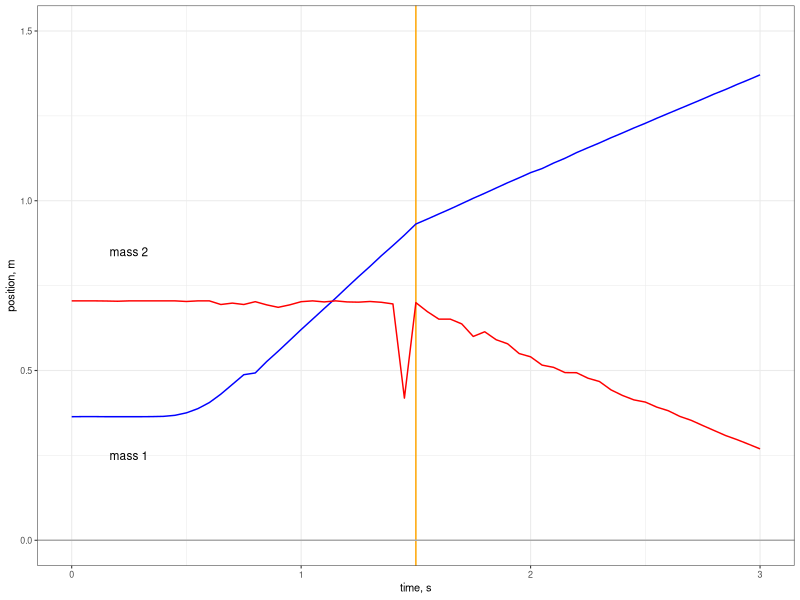

Write the R code that produced this figure.
library('tidyverse')
raw <- read.csv('inelastic.csv')
data <- select(raw,c('Data.Set.28.Time.s.','Data.Set.28.Position.1.m.','Data.Set.28.Position.2.m.'))
data<-rename(data, t=Data.Set.28.Time.s.,x1=Data.Set.28.Position.1.m.,x2=Data.Set.28.Position.2.m.)
#data<-mutate(data,
#x1=1.8-1.5*x1)

fig2<-ggplot(data)+geom_vline(aes(xintercept=1.5),color="orange")+geom_hline(yintercept=0,color="darkgray")+geom_line(aes(x=t,y=x1),color="blue")+geom_line(aes(x=t,y=x2),color="red")+annotate('text',x=0.25,y=0.85,label='mass 2',size=3)+annotate('text',x=0.25,y=0.25,label='mass 1',size=3)+theme_bw(base_size=8)+xlab('time, s')+ylab('position, m')+ylim(0,1.5)+xlim(0,3)

pdf('inelastic.pdf',width=3,height=2)
print(fig2)
dev.off()